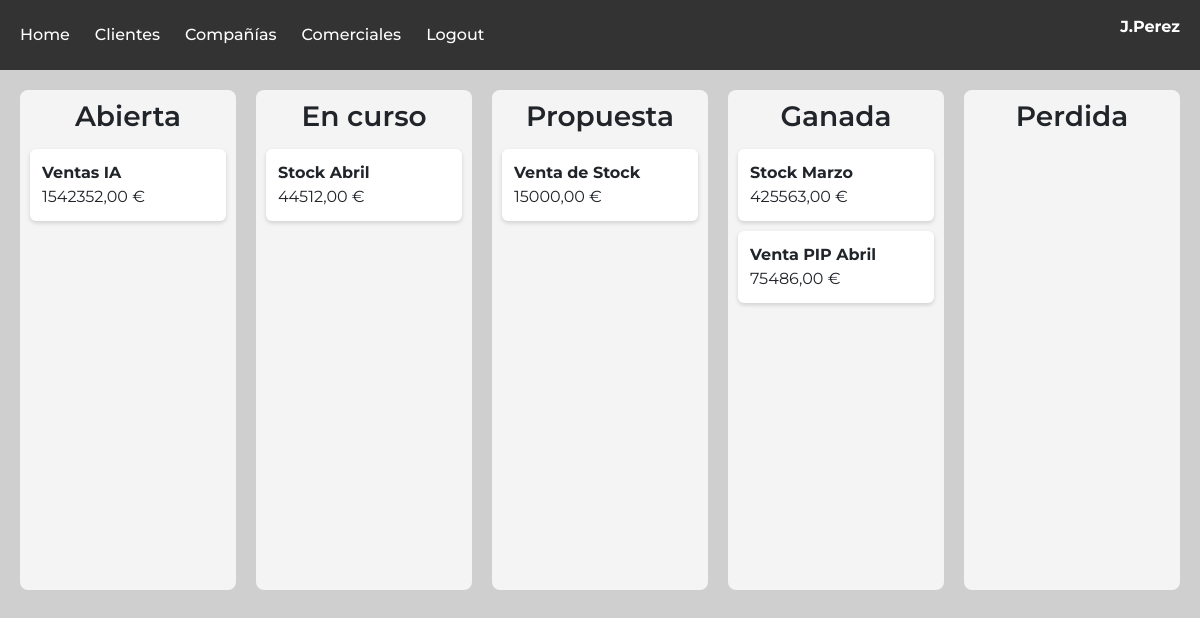
Screenshot of /pipeline/ (signed in) with the database file from the repository.
### crm/models/commercials_model.py (models this page shows, shortened)
class Commercial(models.Model):
    user = models.OneToOneField(User, on_delete=models.CASCADE)
    phone = models.CharField(max_length=20, blank=True)

### crm/models/opportunity_model.py (models this page shows, shortened)
class Opportunity(models.Model):
    nombre = models.CharField(max_length=100)
    valor = models.DecimalField(max_digits=10, decimal_places=2)
    fecha_creacion = models.DateTimeField(auto_now_add=True)
    fecha_cierre = models.DateTimeField(null=True, blank=True)
    comercial = models.ForeignKey(User, on_delete=models.CASCADE)
    ESTADOS_OPORTUNIDAD = [
        ('Abierta', 'Abierta'),
        ('En curso','En curso'),
        ('Propuesta','Propuesta'),
        ('Ganada','Ganada'),
        ('Perdida', 'Perdida'),
    ]
    estado = models.CharField(
        max_length=50,
        choices=ESTADOS_OPORTUNIDAD,
        default='Abierta'
    )

### crm/views/decoratos.py (the view)
    def wrapper(request, *args, **kwargs):
        if not request.user.is_authenticated:
            return redirect("commercial_login")
        try:
            request.commercial = Commercial.objects.get(user=request.user)
        except Commercial.DoesNotExist:
            return redirect("commercial_login")
        return view_func(request, *args, **kwargs)

### a_crm_django/views.py (called while the page is built)
@commercial_required
def pipeline_view(request):
    comercial = request.user
    oportunidades = Opportunity.objects.filter(comercial=comercial)
    columnas = {
        "Abierta": oportunidades.filter(estado="Abierta"),
        "En curso": oportunidades.filter(estado="En curso"),
        "Propuesta": oportunidades.filter(estado="Propuesta"),
        "Ganada": oportunidades.filter(estado="Ganada"),
        "Perdida": oportunidades.filter(estado="Perdida"),
    }
    return render(request, "general/pipeline.html", {"columnas": columnas})

### crm/views/decoratos.py (called while the page is built)
def commercial_required(view_func):
    def wrapper(request, *args, **kwargs):
        if not request.user.is_authenticated:
            return redirect("commercial_login")
        try:
            request.commercial = Commercial.objects.get(user=request.user)
        except Commercial.DoesNotExist:
            return redirect("commercial_login")
        return view_func(request, *args, **kwargs)
    return wrapper

### a_crm_django/templates/general/pipeline.html (shortened to what this page needs)
{% extends "general/layout.html" %}
{% load static%}
{% block page_content %}
<link rel="stylesheet" href="{% static 'css/pipeline.css' %}">
<div class="kanban">
  {% for estado, ops in columnas.items %}
  <div class="kanban-column" data-estado="{{ estado }}" ondragover="allowDrop(event)"
    ondrop="dropCard(event, '{{ estado }}')">
    <h3>{{ estado }}</h3>
    {% for op in ops %}
    <div class="kanban-card" draggable="true" ondragstart="dragCard(event)" data-id="{{ op.id }}">
      <strong>{{ op.nombre }}</strong><br>
      {{ op.valor }} €
    </div>
    {% endfor %}
  </div>
  {% endfor %}
</div>
{% endblock %}

### a_crm_django/templates/_includes/_menu_principal.html (shortened to what this page needs)
<nav class="navbar">
  <ul class="menu-inicio" id="navMenu">
    <li class="{% if request.path == '/' or request.path == '/home/' %}active{% endif %}">
      <a href="{% url 'home' %}">Home</a>
    </li>
    <li class="{% if request.path == '/client/' %}active{% endif %}">
      <a href="{% url 'client' %}">Clientes</a>
    </li>
    <li class="{% if request.path == '/company/' %}active{% endif %}">
      <a href="{% url 'company' %}">Compañías</a>
    </li>
    <li class="{% if request.path == '/commercial/' %}active{% endif %}">
      <a href="{% url 'commercial' %}">Comerciales</a>
    </li>
    {% if request.session.commercial_id %}
    <li class="{% if request.path == '/logout/' %}active{% endif %}">
      <a href="{% url 'commercial_logout' %}">Logout</a>
    </li>
    {% endif %}
  </ul>
  {% if request.user.is_authenticated %}
  <p class="nombre-comercial">
    {{ request.user.commercial.user.username }}
  </p>
  {% endif %}
</nav>

### a_crm_django/static/css/menu_principal.css (style rules this page uses)
body { background-color: rgb(207, 207, 207); font-family: 'Montserrat', sans-serif; margin: 0; }
.navbar { background: #333; padding: 15px 20px; display: flex; justify-content: space-between; align-items: center; }
.menu-inicio { list-style: none; margin: 0; padding: 0; display: flex; gap: 25px; }
.menu-inicio a { color: white; text-decoration: none; font-weight: 500; }
.nombre-comercial { display: flex; align-items: center; color: white; font-weight: 700; }
html, body { overflow-x: hidden; }

### a_crm_django/static/css/add_opportunity.css (style rules this page uses)
body { background-color: rgb(207, 207, 207); font-family: 'Montserrat', sans-serif; }

### a_crm_django/static/css/pipeline.css (style rules this page uses)
.kanban { display: flex; gap: 20px; padding: 20px; overflow-x: auto; justify-content: center; }
.kanban-column { background: #f4f4f4; padding: 10px; width: 260px; border-radius: 8px; min-height: 500px; display: flex; flex-direction: column; }
.kanban-column h3 { text-align: center; margin-bottom: 15px; font-weight: 600; }
.kanban-card { background: white; padding: 12px; margin-bottom: 10px; border-radius: 6px; cursor: grab; box-shadow: 0 2px 4px rgba(0, 0, 0, 0.15); transition: transform 0.15s ease; }

### a_crm_django/static/css/add_client.css (style rules this page uses)
body { background-color: rgb(207, 207, 207); font-family: 'Montserrat', sans-serif; }

### rows the page displays
Opportunity: nombre "Ventas IA", valor "1542352,00"
Opportunity: nombre "Stock Abril", valor "44512,00"
Opportunity: nombre "Venta de Stock", valor "15000,00"
Opportunity: nombre "Stock Marzo", valor "425563,00"
Opportunity: nombre "Venta PIP Abril", valor "75486,00"

### other values shown
{{ request.user.commercial.user.username }} "J.Perez"
{{ estado }} "Abierta" "En curso" "Propuesta" "Ganada" "Perdida"
